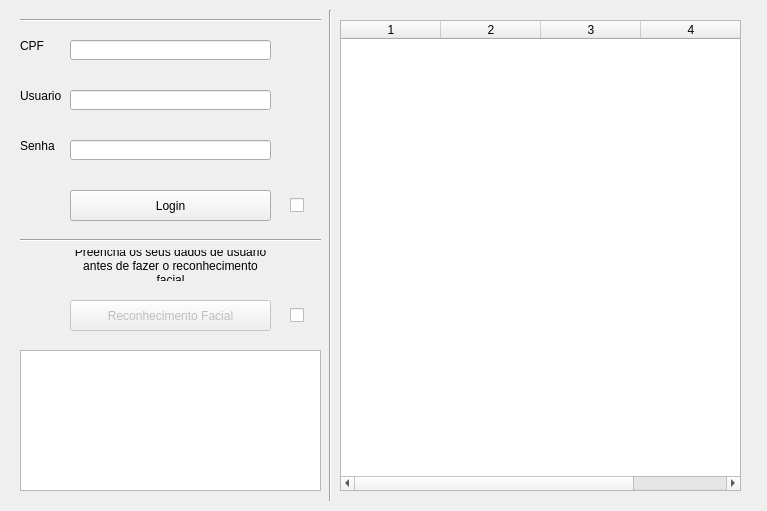
<?xml version="1.0" encoding="UTF-8"?>
<ui version="4.0">
 <class>MainWindow</class>
 <widget class="QMainWindow" name="MainWindow">
  <property name="geometry">
   <rect>
    <x>0</x>
    <y>0</y>
    <width>767</width>
    <height>511</height>
   </rect>
  </property>
  <property name="windowTitle">
   <string>Login</string>
  </property>
  <widget class="QWidget" name="centralwidget">
   <widget class="QLineEdit" name="lineEdit">
    <property name="geometry">
     <rect>
      <x>70</x>
      <y>40</y>
      <width>201</width>
      <height>20</height>
     </rect>
    </property>
    <property name="text">
     <string/>
    </property>
   </widget>
   <widget class="QLabel" name="label">
    <property name="geometry">
     <rect>
      <x>20</x>
      <y>30</y>
      <width>41</width>
      <height>31</height>
     </rect>
    </property>
    <property name="text">
     <string>CPF</string>
    </property>
    <property name="alignment">
     <set>Qt::AlignLeading|Qt::AlignLeft|Qt::AlignVCenter</set>
    </property>
   </widget>
   <widget class="QLabel" name="label_2">
    <property name="geometry">
     <rect>
      <x>20</x>
      <y>80</y>
      <width>41</width>
      <height>31</height>
     </rect>
    </property>
    <property name="text">
     <string>Usuario</string>
    </property>
    <property name="alignment">
     <set>Qt::AlignLeading|Qt::AlignLeft|Qt::AlignVCenter</set>
    </property>
   </widget>
   <widget class="QLineEdit" name="lineEdit_2">
    <property name="geometry">
     <rect>
      <x>70</x>
      <y>90</y>
      <width>201</width>
      <height>20</height>
     </rect>
    </property>
    <property name="text">
     <string/>
    </property>
   </widget>
   <widget class="QPushButton" name="pushButton">
    <property name="geometry">
     <rect>
      <x>70</x>
      <y>190</y>
      <width>201</width>
      <height>31</height>
     </rect>
    </property>
    <property name="text">
     <string>Login</string>
    </property>
   </widget>
   <widget class="Line" name="line">
    <property name="geometry">
     <rect>
      <x>20</x>
      <y>230</y>
      <width>301</width>
      <height>20</height>
     </rect>
    </property>
    <property name="orientation">
     <enum>Qt::Horizontal</enum>
    </property>
   </widget>
   <widget class="Line" name="line_2">
    <property name="geometry">
     <rect>
      <x>320</x>
      <y>10</y>
      <width>20</width>
      <height>491</height>
     </rect>
    </property>
    <property name="orientation">
     <enum>Qt::Vertical</enum>
    </property>
   </widget>
   <widget class="QPushButton" name="pushButton_2">
    <property name="enabled">
     <bool>false</bool>
    </property>
    <property name="geometry">
     <rect>
      <x>70</x>
      <y>300</y>
      <width>201</width>
      <height>31</height>
     </rect>
    </property>
    <property name="text">
     <string>Reconhecimento Facial</string>
    </property>
   </widget>
   <widget class="Line" name="line_3">
    <property name="geometry">
     <rect>
      <x>20</x>
      <y>10</y>
      <width>301</width>
      <height>20</height>
     </rect>
    </property>
    <property name="orientation">
     <enum>Qt::Horizontal</enum>
    </property>
   </widget>
   <widget class="QLabel" name="label_3">
    <property name="geometry">
     <rect>
      <x>20</x>
      <y>130</y>
      <width>41</width>
      <height>31</height>
     </rect>
    </property>
    <property name="text">
     <string>Senha</string>
    </property>
    <property name="alignment">
     <set>Qt::AlignLeading|Qt::AlignLeft|Qt::AlignVCenter</set>
    </property>
   </widget>
   <widget class="QLineEdit" name="lineEdit_3">
    <property name="geometry">
     <rect>
      <x>70</x>
      <y>140</y>
      <width>201</width>
      <height>20</height>
     </rect>
    </property>
    <property name="text">
     <string/>
    </property>
   </widget>
   <widget class="QCheckBox" name="checkBox">
    <property name="geometry">
     <rect>
      <x>290</x>
      <y>190</y>
      <width>20</width>
      <height>31</height>
     </rect>
    </property>
    <property name="text">
     <string/>
    </property>
    <property name="checkable">
     <bool>false</bool>
    </property>
   </widget>
   <widget class="QLabel" name="label_4">
    <property name="geometry">
     <rect>
      <x>70</x>
      <y>250</y>
      <width>201</width>
      <height>31</height>
     </rect>
    </property>
    <property name="text">
     <string>Preencha os seus dados de usuario antes de fazer o reconhecimento facial</string>
    </property>
    <property name="textFormat">
     <enum>Qt::AutoText</enum>
    </property>
    <property name="scaledContents">
     <bool>false</bool>
    </property>
    <property name="alignment">
     <set>Qt::AlignCenter</set>
    </property>
    <property name="wordWrap">
     <bool>true</bool>
    </property>
   </widget>
   <widget class="QCheckBox" name="checkBox_2">
    <property name="geometry">
     <rect>
      <x>290</x>
      <y>300</y>
      <width>20</width>
      <height>31</height>
     </rect>
    </property>
    <property name="text">
     <string/>
    </property>
    <property name="checkable">
     <bool>false</bool>
    </property>
   </widget>
   <widget class="QTextEdit" name="textEdit">
    <property name="geometry">
     <rect>
      <x>20</x>
      <y>350</y>
      <width>301</width>
      <height>141</height>
     </rect>
    </property>
    <property name="html">
     <string>&lt;!DOCTYPE HTML PUBLIC &quot;-//W3C//DTD HTML 4.0//EN&quot; &quot;http://www.w3.org/TR/REC-html40/strict.dtd&quot;&gt;
&lt;html&gt;&lt;head&gt;&lt;meta name=&quot;qrichtext&quot; content=&quot;1&quot; /&gt;&lt;style type=&quot;text/css&quot;&gt;
p, li { white-space: pre-wrap; }
&lt;/style&gt;&lt;/head&gt;&lt;body style=&quot; font-family:'MS Shell Dlg 2'; font-size:8.25pt; font-weight:400; font-style:normal;&quot;&gt;
&lt;p style=&quot;-qt-paragraph-type:empty; margin-top:0px; margin-bottom:0px; margin-left:0px; margin-right:0px; -qt-block-indent:0; text-indent:0px;&quot;&gt;&lt;br /&gt;&lt;/p&gt;&lt;/body&gt;&lt;/html&gt;</string>
    </property>
   </widget>
   <widget class="QTableWidget" name="tableWidget">
    <property name="geometry">
     <rect>
      <x>340</x>
      <y>20</y>
      <width>401</width>
      <height>471</height>
     </rect>
    </property>
    <property name="columnCount">
     <number>4</number>
    </property>
    <column/>
    <column/>
    <column/>
    <column/>
   </widget>
  </widget>
 </widget>
 <resources/>
 <connections/>
</ui>
